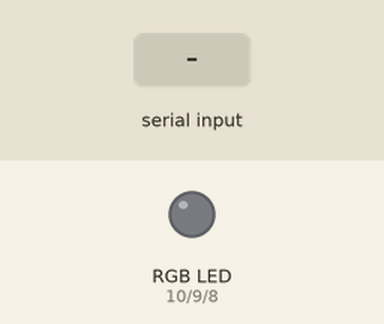
Recording of a sketch running on a simulated Arduino Uno, built with avr-gcc and run on an emulated ATmega328P. Shown: an RGB LED mixed from three pins (HIGH = lit). The test bench sets the inputs (shaded band). Dim RGB values are drawn brighter than linear.

Above: at 1.2 s.
1.3 s: "90,45,200\n" received over Serial
At 1.6 s:
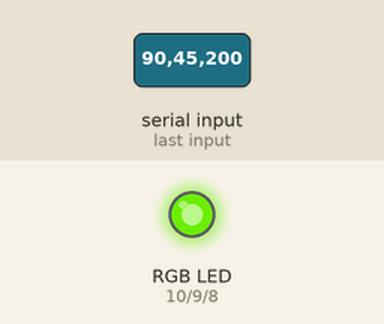
2.8 s: "30,150,10\n" received over Serial
At 4.0 s:
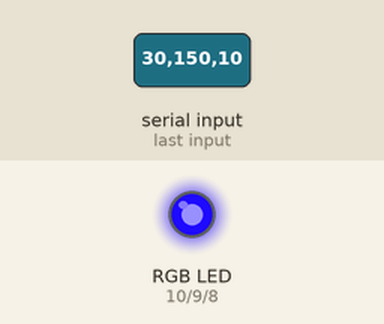
4.3 s: "1,90,45\n" received over Serial
At 5.1 s:
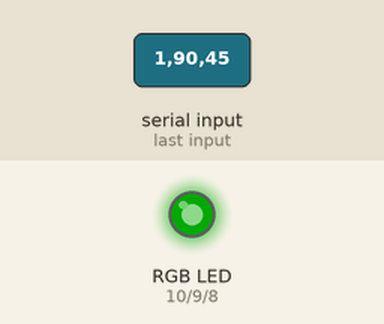
Timing chart, 0 to 7.3 s (numbered marks = the images above; inputs shaded):
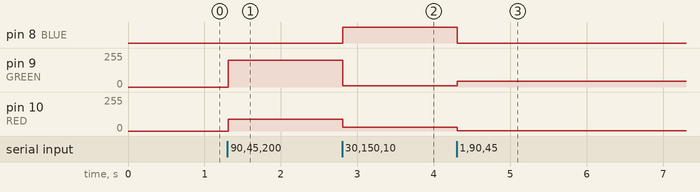

Measured:
- after the input at 1.3 s, pin 9 (GREEN): 0/255 → 200/255 at once; pin 10 (RED): 0/255 → 90/255 at once
- after the input at 2.8 s, pin 8 (BLUE): LOW → HIGH at once; pin 9 (GREEN): 200/255 → 10/255 at once; pin 10 (RED): 90/255 → 30/255 at once
- after the input at 4.3 s, pin 8 (BLUE): HIGH → LOW at once; pin 9 (GREEN): 10/255 → 45/255 at once; pin 10 (RED): 30/255 → 1/255 at once

The sketch:

USB_Serial_com_2.ino
```cpp
const int RED = 10;
const int GREEN = 9;
const int BLUE  = 8;

int rval = 127;
int bval = 255;
int gval = 127;

void setup() {
  Serial.begin(9600);
  pinMode(RED,OUTPUT);
  pinMode(GREEN,OUTPUT);
  pinMode(BLUE,OUTPUT);
}

void loop(){
  while(Serial.available() > 0 ) {
    rval = Serial.parseInt();
    bval = Serial.parseInt();
    gval = Serial.parseInt();

    if(Serial.read() == '\n'){
      analogWrite(RED,rval);
      analogWrite(BLUE,bval);
      analogWrite(GREEN,gval);
    }
  }
}
```
